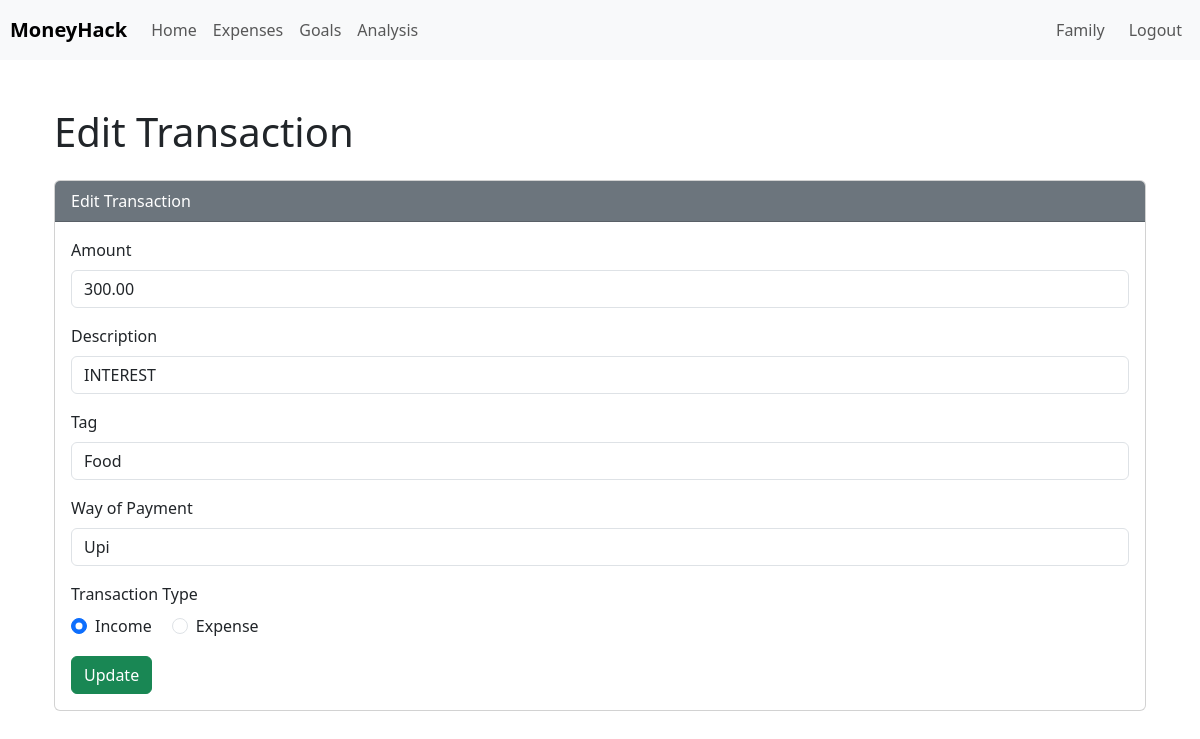
Page /expenses/edit/205/ (signed in) on the committed database.
### expenses/models.py (models this page shows, shortened)
class Transaction(models.Model):
    PAYMENT_CHOICES = [
        ('cash', 'Cash'),
        ('upi', 'Upi'),
        ('credit_card', 'Credit Card'),
        ('debit_card', 'Debit Card'),
        ('bank_transfer', 'Bank Transfer'),
        ('other', 'Other'),
    ]
    TRANSACTION_TYPE_CHOICES = [
        ('incoming', 'Incoming'),
        ('outgoing', 'Outgoing'),
    ]
    user = models.ForeignKey(User, on_delete=models.CASCADE)
    amount = models.DecimalField(max_digits=10, decimal_places=2, db_index=True)
    description = models.CharField(max_length=255)
    tag = models.ForeignKey(Tag, on_delete=models.SET_NULL, null=True)
    date = models.DateTimeField()
    way_of_payment = models.CharField(max_length=20, choices=PAYMENT_CHOICES, default='cash')
    transaction_type = models.CharField(max_length=10, choices=TRANSACTION_TYPE_CHOICES, default='outgoing', db_index=True)

### expenses/views.py (the view)
# urls.py: path('edit/<int:id>/', views.edit_transaction, name='edit_transaction'),
@login_required
def edit_transaction(request, id):
    transaction = get_object_or_404(Transaction, id=id, user=request.user)
    if request.method == 'POST':
        form = TransactionForm(request.POST, instance=transaction)
        if form.is_valid():
            form.save()
            return redirect('expenses')
    else:
        form = TransactionForm(instance=transaction)
    tags = Tag.objects.all()
    return render(request, 'edit_transaction.html', {'form': form, 'transaction': transaction, 'tags': tags})

### expenses/forms.py
class TransactionForm(forms.ModelForm):
    class Meta:
        model = Transaction
        fields = ['amount', 'description', 'tag', 'way_of_payment', 'transaction_type']

### templates/edit_transaction.html (shortened to what this page needs)
{% extends "base.html" %}
{% block content %}
<div class="container mt-5">
    <h1 class="mb-4">Edit Transaction</h1>
    <div class="card">
        <div class="card-header bg-secondary text-white">
            Edit Transaction
        </div>
        <div class="card-body">
            <form method="post" action="{% url 'edit_transaction' transaction.id %}">
                <div class="mb-3">
                    <label for="amount" class="form-label">Amount</label>
                    <input type="number" class="form-control" id="amount" name="amount" value="{{ form.amount.value }}" required>
                </div>
                <div class="mb-3">
                    <label for="description" class="form-label">Description</label>
                    <input type="text" class="form-control" id="description" name="description" value="{{ form.description.value }}" required>
                </div>
                <div class="mb-3">
                    <label for="tag" class="form-label">Tag</label>
                    <select class="form-control" id="tag" name="tag">
                        {% for tag in tags %}
                        <option value="{{ tag.id }}" {% if form.tag.value == tag.id|stringformat:"s" %}selected{% endif %}>{{ tag.name }}</option>
                        {% endfor %}
                    </select>
                </div>
                <div class="mb-3">
                    <label for="way_of_payment" class="form-label">Way of Payment</label>
                    <select class="form-control" id="way_of_payment" name="way_of_payment">
                        <option value="upi" {% if form.way_of_payment.value == 'upi' %}selected{% endif %}>Upi</option>
                    </select>
                </div>
                <div class="mb-3">
                    <label for="transaction_type" class="form-label">Transaction Type</label>
                    <div>
                        <div class="form-check form-check-inline">
                            <input class="form-check-input" type="radio" name="transaction_type" id="incoming" value="incoming" {% if form.transaction_type.value == 'incoming' %}checked{% endif %} required>
                            <label class="form-check-label" for="incoming">Income</label>
                        </div>
                        <div class="form-check form-check-inline">
                            <input class="form-check-input" type="radio" name="transaction_type" id="outgoing" value="outgoing" {% if form.transaction_type.value == 'outgoing' %}checked{% endif %} required>
                            <label class="form-check-label" for="outgoing">Expense</label>
                        </div>
                    </div>
                </div>
                <button type="submit" class="btn btn-success">Update</button>
            </form>
        </div>
    </div>
</div>
{% endblock %}

### rows in the picture
Transaction: amount "300.00", description "INTEREST", way_of_payment "Upi", transaction_type "☑ Income", transaction_type "☐ Expense"

### other values in the picture
form field tag "Food"
